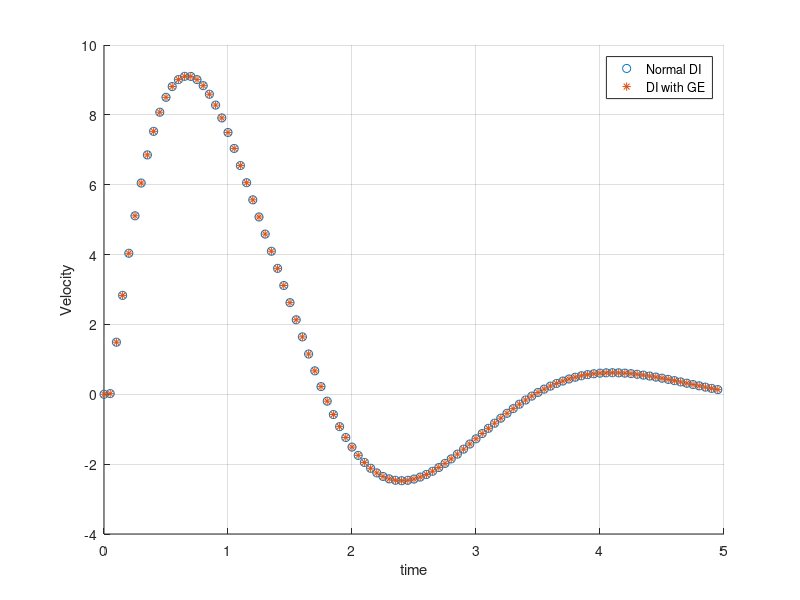
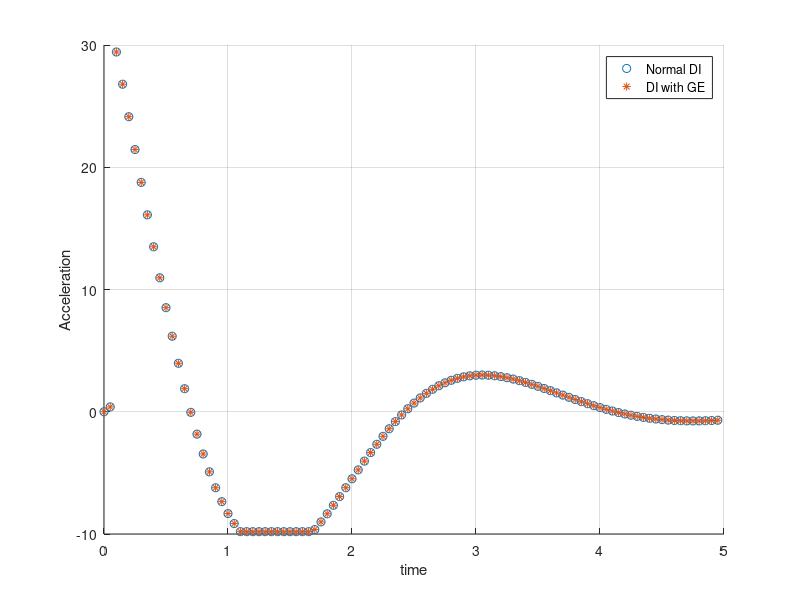
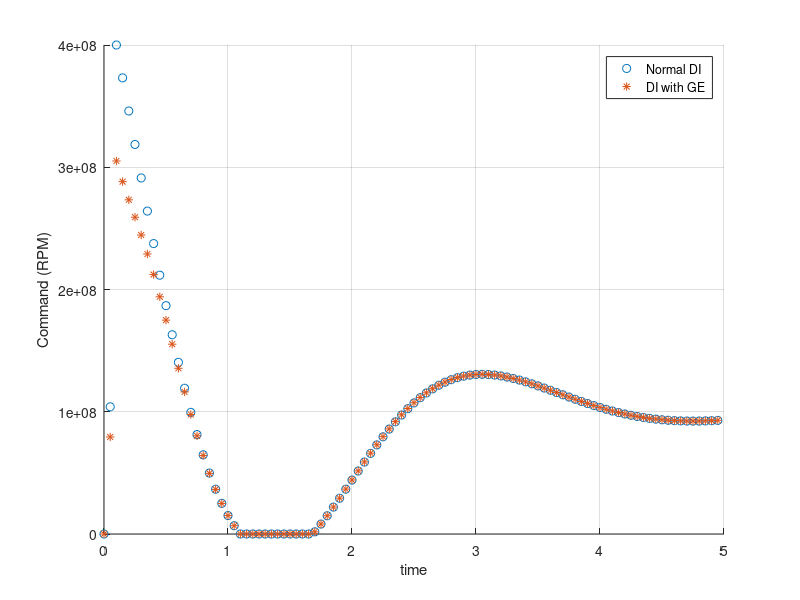
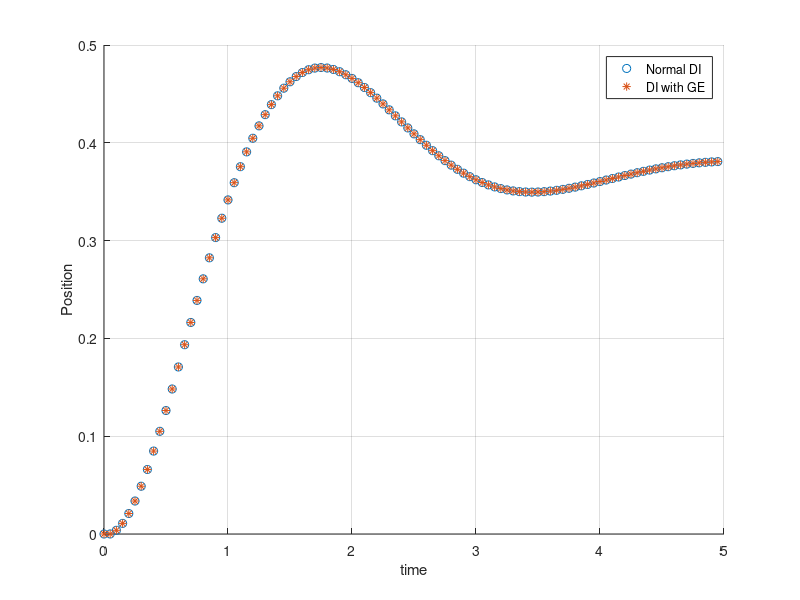

These charts were generated, in order, by the following MATLAB code:


clear; close all; clc;

t = 0;
z = 0; z_dot = 0; z_ddot = 0;
g = 9.81; m =1;theta = 0; phi = 0; dt = 0.05; kt = 1/4*m*g/(5000^2);

z_ge = 0; z_dot_ge = 0; z_ddot_ge = 0; R = 0.127*2; 
b1 = 0.3101; b2 = -3.685; b3 = 1.001; b4 = -0.002; 
% U1_ge = kt*b1*exp(b2)*(W)^2 + kt*b3*exp(b4)*(W)^2;

a=1;
u1 = 4*5100^2;  % z rpm command
u1_ge =4*5100^2;  % z rpm command


% PID position control
P=2; I=0; D=0.8; %1.1; I=0.035; D=2.8;
P_ge=2; I_ge=0; D_ge=0.8;
% Target Altitude
z_target = 0.5;

% Velocity control
P_climb=0.5; I_climb=0; D_climb=0;
P_climb_ge=1.75; I_climb_ge=0.00; D_climb_ge=0;


max_rpm = 4*10000^2;
max_climb = 2; 

for i = 2:100
% =============== Z desired
z_ddot_des(i) = -g/m + 1/m*cos(theta)*cos(phi)*kt*u1; 
% z_dot(i) = z_ddot(i-1)*dt + z_dot(i-1);
% z(i) = z_dot(i)*dt^2 + z(i-1);

% Inverted Dynamics
U1(i) = m/(kt*cos(theta)*cos(phi)) * (z_ddot_des(i) + g/m);
z_ddot(i) = -g/m + 1/m*cos(theta)*cos(phi)*kt*U1(i);

% if z(i-1) < 0 || z(i-1) == 0
%     z(i) = 0;
% end

z_dot(i) = z_ddot(i)*dt + z_dot(i-1);
z(i) = z_dot(i)*dt^2 + z(i-1);

% ============== Z GE desired
z_ddot_des_ge(i) = -g/m + 1/m*cos(theta)*cos(phi)*kt*u1_ge; 

% Inverted Dynamics
U1_ge(i) = m/( kt*cos(theta)*cos(phi)*(b1*exp(b2*z_ge(i-1)/R) + b3*exp(b4*z_ge(i-1)/R)) )*(z_ddot_des_ge(i) + g/m);
z_ddot_ge(i) = -g/m + 1/m*cos(theta)*cos(phi)*(b1*exp(b2*z_ge(i-1)/R) + b3*exp(b4*z_ge(i-1)/R))*kt*U1_ge(i); 

% if z_ge(i-1) < 0 || z_ge(i-1) == 0
%     z_ge(i) = 0;
% end

z_dot_ge(i) = z_ddot_ge(i)*dt + z_dot_ge(i-1);
z_ge(i) = z_dot_ge(i)*dt^2 + z_ge(i-1);

HR(i) = z_ge(i)/R;

%===== Height Controller ===================

error(i) = z_target - z(i);
error_ge(i) = z_target - z_ge(i);

error_sum(i) = sum(error)*dt;
error_sum_ge(i) = sum(error_ge)*dt;

error_rate(i) = (error(i)-error(i-1))/dt;
error_rate_ge(i) = (error_ge(i)-error_ge(i-1))/dt;

PID(i) = P*error(i) + I*error_sum(i) +D*error_rate(i);

PID_ge(i) = P_ge*error_ge(i) + I_ge*error_sum_ge(i) +D_ge*error_rate_ge(i);

if PID(i) < 0
    PID(i) =0;
elseif PID(i) > 1
    PID(i) = 1;
end

if PID_ge(i) < 0
    PID_ge(i) = 0;
elseif PID_ge(i) > 1
    PID_ge(i) = 1;
end

% Used for position control without a velocity controller
u1 = PID(i)*max_rpm;
u1_ge = PID_ge(i)*max_rpm;

% climb_Rate_target(i) = PID(i)*max_climb;
% climb_Rate_error(i) = climb_Rate_target(i) - z_dot(i);
% climb_error_sum(i)= sum(climb_Rate_error(i)); 
% climb_error_rate(i) = climb_Rate_error(i) - climb_Rate_error(i-1);
% 
% 
% climb_Rate_target_ge(i) = PID_ge(i)*max_climb;
% climb_Rate_error_ge(i) = climb_Rate_target_ge(i) - z_dot_ge(i);
% 
% 
% climb_PID(i) = P_climb*climb_Rate_error(i) + I_climb*climb_error_sum(i) +D_climb*climb_error_rate(i);
% 
% climb_PID_ge(i) = P_climb_ge*error_ge(i) + I_climb_ge*error_sum_ge(i) +D_climb_ge*error_rate_ge(i);
% 
% if climb_PID(i) < 0
%     climb_PID(i) = 0;
% elseif climb_PID(i) > 1
%     climb_PID(i) = 1;
% end
% 
% if climb_PID_ge(i) < 0
%     climb_PID_ge(i) = 0;
% elseif climb_PID_ge(i) > 1
%     climb_PID_ge(i) = 1;
% end
% 
% vel_cmd(i) = climb_PID(i)*max_rpm;
% 
% vel_cmd_ge(i) = climb_PID_ge(i)*max_rpm;
% 
% u1 = vel_cmd(i);
% u1_ge = vel_cmd_ge(i);



% if t(i) > 0.5
%     a = 2;
% elseif t(i) > 4
%     a = 3;
% elseif t(i) > 6
%     a =4; 
% elseif t(i) > 8
%     a =5;
% end



t(i) = t(i-1)+dt;
    
end




% x = [z_dot; z_ddot]; 
% A = [ 0 1; mu 0];
% B = [0 k; 0 0];
% U = [ 0; u1];

figure
hold on;
scatter(t, z_dot);
scatter(t, z_dot_ge, '*');

ylabel('Velocity')
xlabel('time')
legend('Normal DI', 'DI with GE')
grid on;
% xlim([0 30]);

figure
hold on;
scatter(t, z_ddot );
scatter(t, z_ddot_ge, '*');
% scatter(t, HR, '^');

ylabel('Acceleration')
xlabel('time')
legend('Normal DI', 'DI with GE')

grid on;

figure
hold on;
scatter(t, U1);
scatter(t, U1_ge, '*')

ylabel('Command (RPM)')
xlabel('time')
legend('Normal DI', 'DI with GE')

grid on;

figure
hold on;
scatter(t, z);
scatter(t, z_ge, '*');

ylabel('Position')
xlabel('time')
legend('Normal DI', 'DI with GE')

grid on;
% Less RPM is needed to get the same acceleration for flight inside GE vs
% flight outside GE
